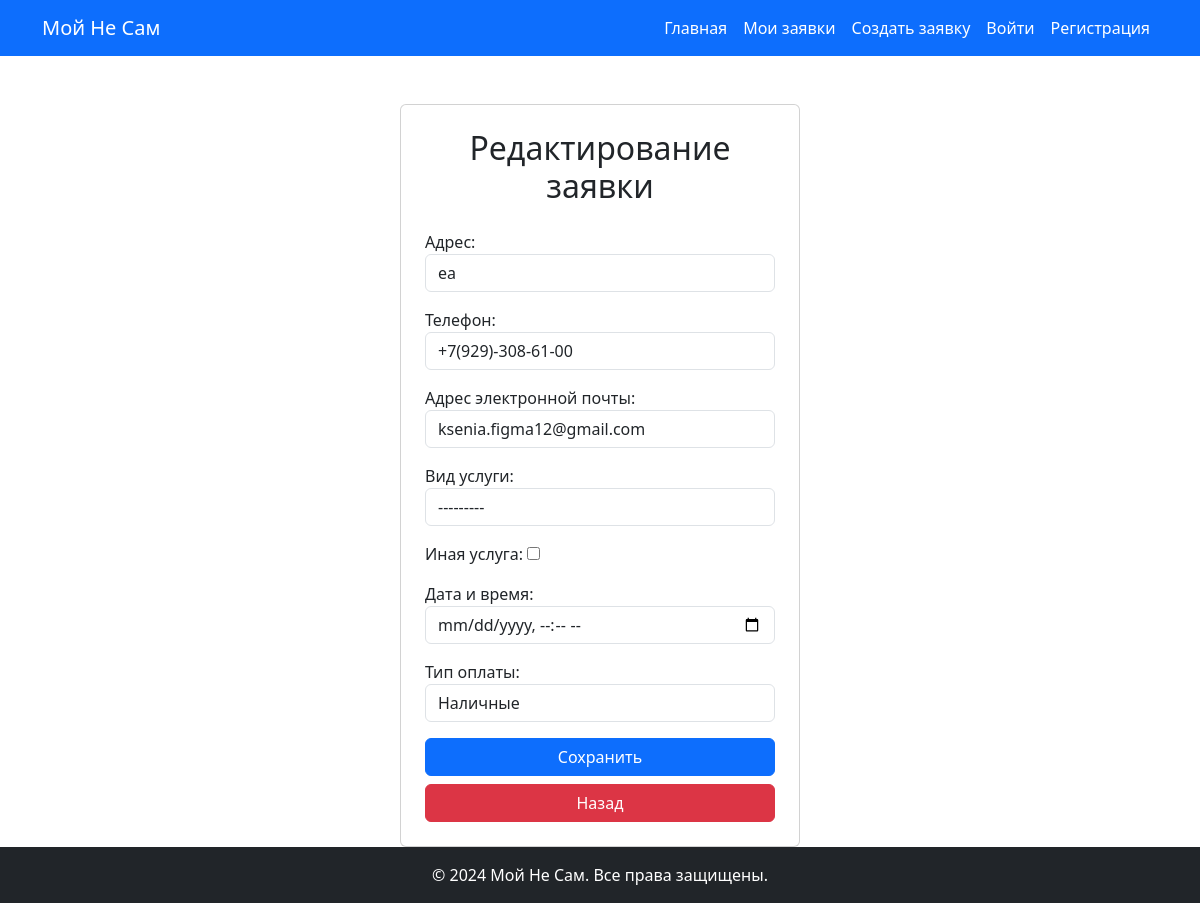
Screenshot of /update/1 with the database file from the repository.
### cleaning/models.py (models this page shows, shortened)
class Order(models.Model):
    SERVICE_CHOICES = [
        ('deep_cleaning', 'Общий клининг'),
        ('general_cleaning', 'Генеральная уборка'),
        ('construction_cleaning', 'Послестроительная уборка'),
        ('carpet_cleaning', 'Химчистка ковров и мебели'),
    ]
    PAYMENT_CHOICES = [
        ('cash', 'Наличные'),
        ('card', 'Банковская карта'),
    ]
    STATUS_CHOICES = [
        ('new', 'Новая'),
        ('ip_progress', 'В работе'),
        ('done', 'Выполнено'),
        ('cancelled', 'Отменено'),
    ]
    user = models.ForeignKey(User, on_delete=models.CASCADE, verbose_name='Пользователь')
    address = models.CharField(max_length=50, verbose_name="Адрес")
    phone = models.CharField(max_length=50, verbose_name="Телефон")
    email = models.EmailField(max_length=50, verbose_name="Адрес электронной почты")
    service = models.CharField(blank=True, max_length=50, choices=SERVICE_CHOICES, verbose_name="Вид услуги")
    is_custom_service = models.BooleanField(default=False, verbose_name="Иная услуга")
    custom_service = models.TextField( blank=True, null=True, verbose_name="Описание иной услуги")
    date_and_time = models.DateTimeField(verbose_name="Дата и время")
    payment_type = models.CharField(max_length=50, choices=PAYMENT_CHOICES, verbose_name="Тип оплаты")
    status = models.CharField(max_length=50, choices=STATUS_CHOICES, verbose_name="Статус", default='new')
    cancellation_reason = models.TextField(blank=True, null=True, verbose_name="Причина отмены")
    class Meta:
        verbose_name = "Заявка"
        verbose_name_plural = "Заявки"

### cleaning/views.py (the view)
# urls.py: path('update/<int:pk>',OrderUpdateView.as_view(), name='order_update'),
class OrderUpdateView (UpdateView):
    model = Order
    form_class = OrderUpdateForm
    success_url = reverse_lazy('cleaning:order_list')

### templates/cleaning/order_form.html (shortened to what this page needs)
{% extends 'base.html' %}
{% block content %}
<div class="container mt-5 d-flex justify-content-center">
    <form method="post" class="card p-4" style="width: 400px;">
        <h2 class="card-title text-center mb-4">
            {% if object %}Редактирование заявки{% else %}Создание заявки{% endif %}
        </h2>
        {{ form.as_p }}
        <button type="submit" class="btn btn-primary w-100">
            {% if object %}Сохранить{% else %}Создать{% endif %}
        </button>
        <a href="{% url 'cleaning:order_list' %}" class="btn btn-danger w-100 mt-2">Назад</a>
    </form>
</div>
{% endblock %}

### rows the page displays
Order: address "еа", phone "+7(929)-308-61-00", email "ksenia.figma12@gmail.com", service "---------", payment_type "Наличные"
